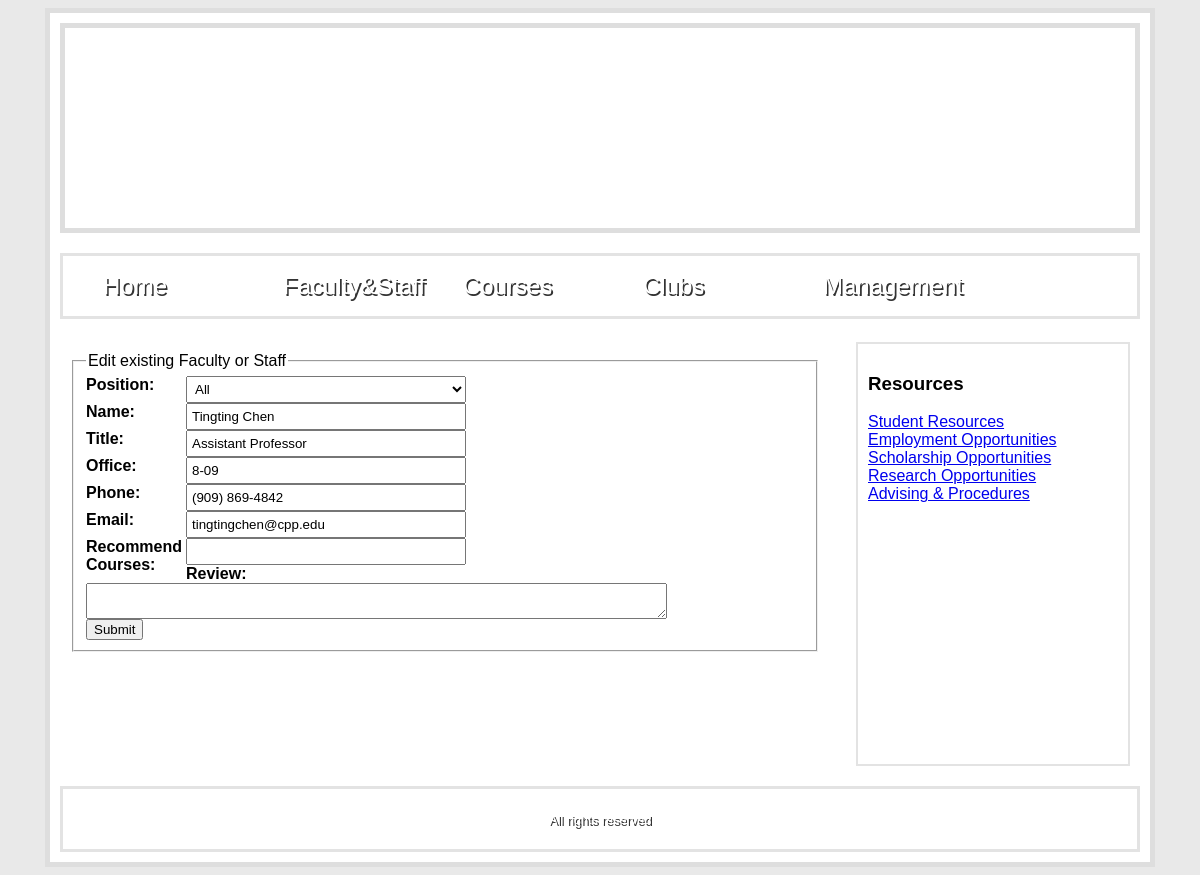
The app's page /AddFacultyStaff.php?update=1 with its own data.
### tables this page shows
CREATE TABLE `facultystaff` (
  `id` int(11) NOT NULL,
  `pos` varchar(255) DEFAULT NULL,
  `name` varchar(255) DEFAULT NULL,
  `title` varchar(255) DEFAULT NULL,
  `office` varchar(255) DEFAULT NULL,
  `phone` varchar(255) DEFAULT NULL,
  `email` varchar(255) DEFAULT NULL,
  `courses` varchar(255) DEFAULT NULL,
  `review` text
);

### Model/Credentials.php (called while the page is built, shortened)
<?php
$database = "facultystaffdb";
?>

### Model/FacultyStaffModel.php (called while the page is built, shortened)
<?php
require ("Entities/FacultyStaffEntity.php");
class FacultyStaffModel
{
    function GetFacultyStaffPoss()
    {
        require 'Credentials.php';
        $link = mysqli_connect($host, $user, $passwd, $database) or die(mysqli_error($link));
        mysqli_select_db($link, $database);
        $result = mysqli_query($link, "SELECT DISTINCT pos FROM facultystaff") or die(mysqli_error($link));
        $poss = array();
        while($row = mysqli_fetch_array($result))
        {
            array_push($poss, $row[0]);
        }
        return $poss;
    }
    function GetFacultyStaffById($id)
    {
        require 'Credentials.php';
        $link = mysqli_connect($host, $user, $passwd, $database) or die(mysqli_error($link));
        mysqli_select_db($link, $database);
        $query = "SELECT * FROM facultystaff WHERE id = $id";
        $result = mysqli_query($link, $query) or die(mysqli_error($link));
        while($row = mysqli_fetch_array($result))
        {
            $pos = $row[1];
            $name = $row[2];
            $title = $row[3];
            $office = $row[4];
            $phone = $row[5];
            $email = $row[6];
            $courses = $row[7];
            $review = $row[8];
            $facultystaff = new FacultyStaffEntity($id, $pos, $name, $title, $office, $phone, $email, $courses, $review);
        }
        return $facultystaff;
    }
}
?>

### Controller/FacultyStaffController.php (called while the page is built, shortened)
<?php
require ("Model/FacultyStaffModel.php");
class FacultyStaffController
{
    function GetById($id)
    {
        $personModel = new FacultyStaffModel();
        return $personModel->GetFacultyStaffById($id);
    }
}
?>

### Entities/FacultyStaffEntity.php (called while the page is built, shortened)
<?php
class FacultyStaffEntity
{
    function __construct($id, $pos, $name, $title, $office, $phone, $email, $courses, $review) {
        $this->name = $name;
        $this->title = $title;
        $this->office = $office;
        $this->phone = $phone;
        $this->email = $email;
        $this->courses = $courses;
    }
}
?>

### AddFacultyStaff.php (the view, shortened to what this page needs)
<?php
require './Controller/FacultyStaffController.php';
$controller = new FacultyStaffController();
if(isset($_GET["update"]))
{
    $person = $controller->GetById($_GET["update"]);
    $content = "<form action='' method='post'>
    <fieldset>
        <legend>Edit existing Faculty or Staff</legend>
        <label for='pos'>Position: </label>
        <select class='inputField' name='ddlPos'>
            <option value='%'>All</option>"
        .$controller->CreateOptionValues($controller->GetPoss()).
        "</select><br/>
        <label for='name'>Name: </label>
        <input type='text' class='inputField' name='txtName' value='$person->name' /><br/>
        <label for='title'>Title: </label>
        <input type='text' class='inputField' name='txtTitle' value='$person->title' /><br/>
        <label for='office'>Office: </label>
        <input type='text' class='inputField' name='txtOffice' value='$person->office' /><br/>
        <label for='phone'>Phone: </label>
        <input type='text' class='inputField' name='txtPhone' value='$person->phone' /><br/>
        <label for='email'>Email: </label>
        <input type='text' class='inputField' name='txtEmail' value='$person->email' /><br/>
        <label for='courses'>Recommend Courses: </label>
        <input type='text' class='inputField' name='txtCourses' value='$person->courses' /><br/>
        <label for='review'>Review: </label>
        <textarea cols='70' row='12' name='txtReview'>$person->review</textarea> <br/>
        <input type='submit' value='Submit'>
    </fieldset>
</form>";
}
include 'Template.php';
?>

### Styles/StyleSheet.css (style rules this page uses)
body { font-family: lucida grande, thoma, verdana, arial, sans-serif; background-color: #e9e9e9; }
.inputField { width: 280px; padding: 4px; }
label { float: left; width: 100px; font-weight: bold; }

### records on screen
facultystaff: txtName "Tingting Chen", txtTitle "Assistant Professor", txtOffice "8-09", txtPhone "(909) 869-4842", txtEmail "tingtingchen@cpp.edu"
